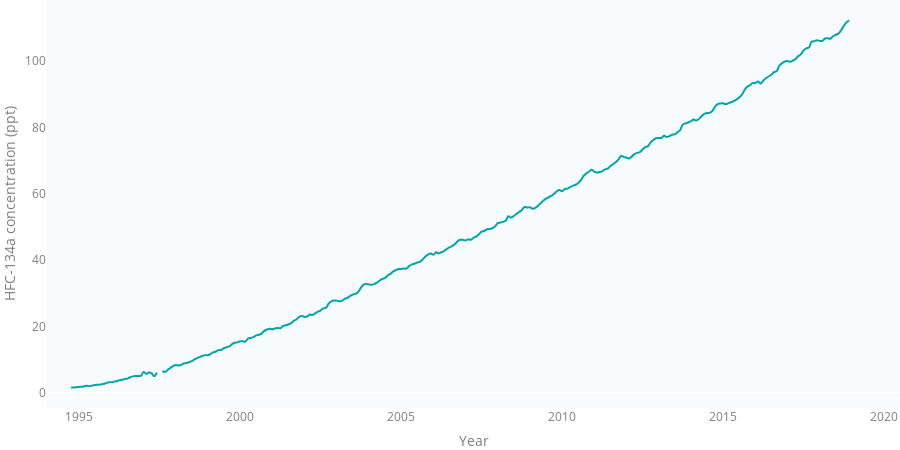

Source (notebook cell):
### Code cell
figure_2_24 = make_subplots(specs=[[{'secondary_y': False}]])
figure_2_24.add_trace(MonthlyMean,
            secondary_y=False,)


figure_2_24.update_layout(TIMESERIES_LAYOUT)

figure_2_24.update_yaxes(title_text='HFC-134a concentration (ppt)',
                         showgrid=False,
                         fixedrange=True,
                         showspikes=True,
                        )
figure_2_24.update_xaxes(title_text='Year',
                         range=['1994-01-01', '2020-06-30'],
                         tickformat="%Y",
                         showspikes=True,  
                         spikethickness=2
                        )

figure_2_24.show()

### Figure 1 — Plotly figure (JSON) as saved in the notebook; plotly's stock layout.template omitted (floating-point values rounded to 4 significant figures; data arrays with more than 128 entries replaced by an {"elided": "..."} marker saying what was removed)
{"data": [{"hovertemplate": "%{x}<br><b>Monthly Mean</b><br>HFC-134a: %{y:.2f} ppt<extra></extra>", "line": {"color": "#00a4ae", "shape": "spline", "width": 2}, "name": "Monthly Mean", "type": "scatter", "x": {"elided": "291 str values"}, "xaxis": "x", "y": {"elided": "291 float values"}, "yaxis": "y"}], "layout": {"font": {"color": "#7f7f7f"}, "height": 450, "hovermode": "x", "legend": {"bgcolor": "rgba(0,0,0,0)", "itemclick": false, "itemdoubleclick": false, "orientation": "h"}, "margin": {"b": 0, "l": 0, "r": 0, "t": 0}, "paper_bgcolor": "rgba(0,0,0,0)", "plot_bgcolor": "#f7fbfd", "xaxis": {"anchor": "y", "domain": [0, 1], "range": ["1994-01-01", "2020-06-30"], "showgrid": false, "showspikes": true, "spikethickness": 2, "tickformat": "%Y", "title": {"text": "Year"}}, "yaxis": {"anchor": "x", "domain": [0, 1], "fixedrange": true, "showgrid": false, "showspikes": true, "title": {"text": "HFC-134a concentration (ppt)"}}}}
